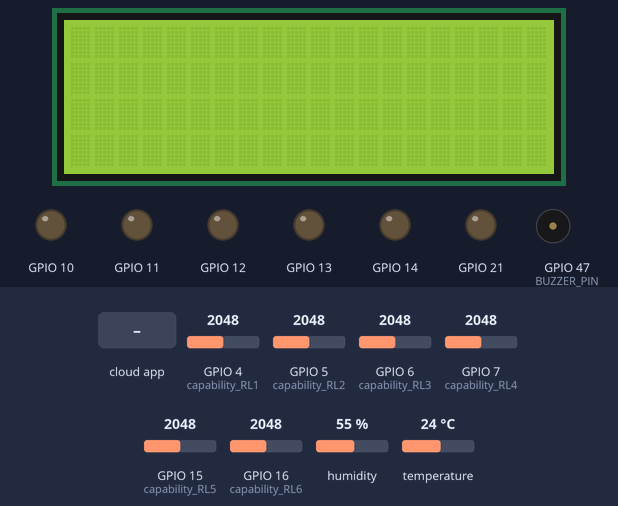
Recording of a program running on a simulated ESP32-S3. On the bench: 20×4 character LCD, output pins drawn as LEDs (lit = HIGH), buzzer (waves = sounding, pin HIGH). The test bench sets the inputs (shaded band); at power-on: GPIO 4 (capability_RL1) = 2048, GPIO 5 (capability_RL2) = 2048, GPIO 6 (capability_RL3) = 2048, GPIO 7 (capability_RL4) = 2048, GPIO 15 (capability_RL5) = 2048, GPIO 16 (capability_RL6) = 2048, humidity 55 %, temperature 24 °C. WiFi joins after 1.5 s; servers stay silent unless stated; EEPROM starts erased; the Firebase database answers and starts empty; what the program prints to the serial monitor is not drawn.

Above: at 3.7 s.
3.8 s: the phone or cloud app sets status to true
At 4.8 s:
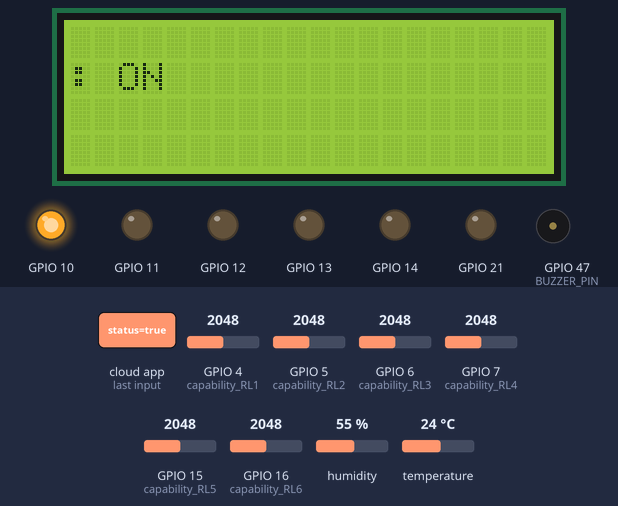
17.0 s: the phone or cloud app sets status to false
At 23.8 s:
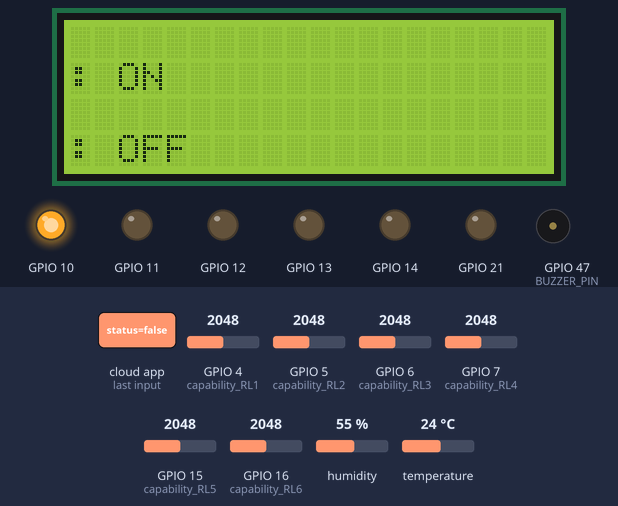
31.0 s: the phone or cloud app sets name to true
At 33.1 s:
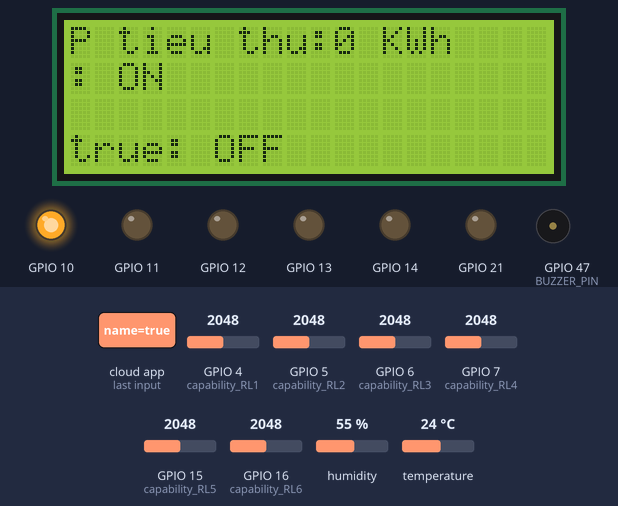
42.7 s: the phone or cloud app sets name to false
At 50.5 s:
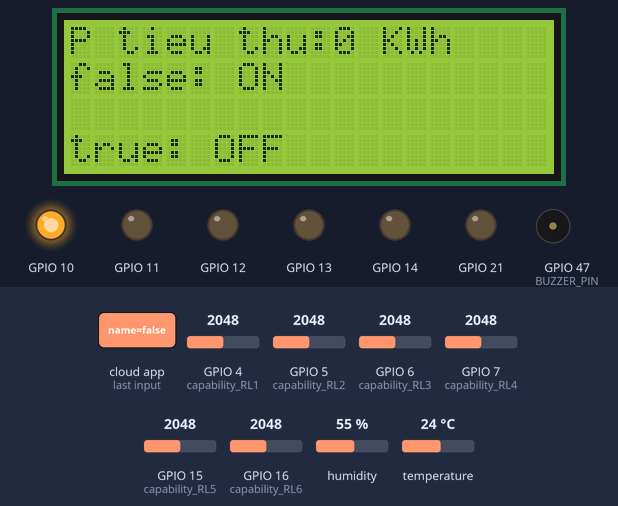
56.7 s: the phone or cloud app sets status to true
At 66.4 s:
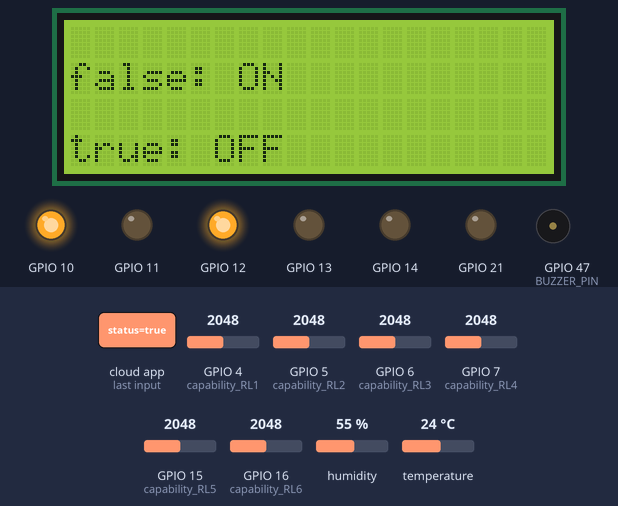
68.1 s: the phone or cloud app sets name to true
At 74.7 s:
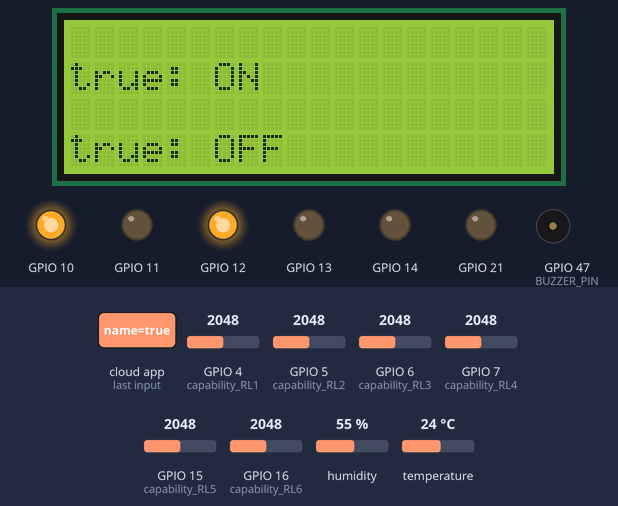
Timing chart, 0 to 76.2 s (numbered marks = the images above; inputs shaded):
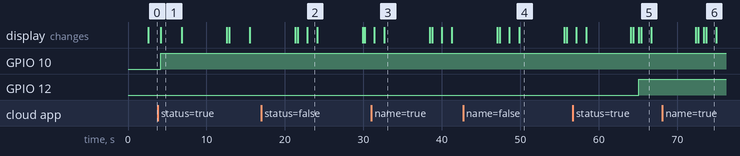

The program:

main.cpp
```cpp
#include <Arduino.h>
#include "EEPROM.h"
#include "WiFi.h"
#include "connectWiFi.h"
#include "Firebase.h"
#include "Infrared.h"
#include <Wire.h>
#include <LiquidCrystal_I2C.h>
#include <Filters.h>
int pin_SDA = 9;
int pin_SCL = 8;


char ssid[32];
char pass[32];
char quserid[32];
int capability_RL1 = 4;
int capability_RL2 = 5;
int capability_RL3 = 6;
int capability_RL4 = 7;
int capability_RL5 = 15;
int capability_RL6 = 16;
void setup() {
  Serial.begin(115200);
  // Serial2.begin(9600, SERIAL_8N1,16,17);
  Serial1.begin(9600, SERIAL_8N1,18,17);
  pinMode(capability_RL1,INPUT);
  pinMode(capability_RL2,INPUT);
  pinMode(capability_RL3,INPUT);
  pinMode(capability_RL4,INPUT);
  pinMode(capability_RL5,INPUT);
  pinMode(capability_RL6,INPUT);
  Wire.begin(pin_SDA, pin_SCL);
  // intitreadcapacity_Relay();
  WiFi.disconnect();
  delay(1000);
  EEPROM.begin(96);


  Serial.println("READING EEPROM SSID");
  if(EEPROM.read(0)!=0){
    strcpy(ssid,EEPROM.readString(0).c_str());
    strcpy(pass,EEPROM.readString(32).c_str());
    strcpy(quserid, EEPROM.readString(64).c_str());
  }
  WiFi.mode(WIFI_STA);
  WiFi.begin(ssid,pass);
  delay(1000);
  if(WiFi.waitForConnectResult()==WL_CONNECTED){
    Serial.println("CONNECTED");
    initLcd();
    initDHT(); //setup DHT temp
    for (int i = 10; i <= 14 ; i++)
    {
      pinMode(i, OUTPUT);
      pinMode(21, OUTPUT);
    }

    connectFirebase();

  }
  else{
    Serial.println("SETUPap");
    setupAP();
  }

  Serial.println();
  Serial.println("Waiting.");


  while ((WiFi.status() != WL_CONNECTED))
  {
    Serial.print(".");
    delay(100);
    server.handleClient();
  }

  // xTaskCreate(initInfrared,"Motion",8192,NULL,2,NULL);
}


void loop() {

  readTemp(quserid);
  TurnLight(quserid);
  readcapacity(quserid);
  // readcapacity_Relay(quserid);
}
```

Firebase.h
```cpp
#ifndef _Firebase_h_
#define _Firebase_h_

#define DHT11_PIN 38
#define DHTTYPE DHT11
#define BUZZER_PIN 47


#define API_KEY "AIzaSyCvcp70TewaKGHAGl0XMWsNsZiGRm_hVa4"

#define DATABASE_URL "https://iot-smart-home-a7c95-default-rtdb.asia-southeast1.firebasedatabase.app/"


void initLcd();
// void intitreadcapacity_Relay();
void connectFirebase();
void initDHT();
void readTemp(const char* quserid);
void TurnLight(const char * quserid);
void initMobus();
void readcapacity(const char* quserid);
// void readcapacity_Relay(const char* quserid);

#endif 
```

Infrared.h
```cpp
// #define timeSeconds 10
// #include "Arduino.h"
// // Set GPIOs for LED and PIR Motion Sensor
// const int led = 2;
// const int motionSensor = 34;

// // Timer: Auxiliary variables
// unsigned long now = millis();
// unsigned long lastTrigger = 0;
// boolean startTimer = false;

// // Checks if motion was detected, sets LED HIGH and starts a timer
// void IRAM_ATTR detectsMovement() {
//   Serial.println("MOTION DETECTED!!!");
//   digitalWrite(led, HIGH);
//   startTimer = true;
//   lastTrigger = millis();
// }

// void initInfrared(void *param)
// {
//   pinMode(motionSensor, INPUT);
//   int stateMotion=0;
//   while(1){
//     stateMotion = digitalRead(motionSensor);
//     //Serial.println(stateMotion);
//     if(stateMotion){
//       Serial.println("MOTION DETECTED!!!");
//       digitalWrite(led, HIGH);
//       delay(5000);
//       digitalWrite(led, LOW);
//       Serial.println("Stopped motion");
//     }

//     vTaskDelay(100);
//   }
//   /* pinMode(motionSensor, INPUT_PULLUP);
//   // Set motionSensor pin as interrupt, assign interrupt function and set RISING mode
//   attachInterrupt(digitalPinToInterrupt(motionSensor), detectsMovement, RISING);
//   // Set LED to LOW
//   //pinMode(led, OUTPUT);
//   digitalWrite(led, LOW); */

// }

// void runInfrared() {
//   // Current time
//    now = millis();
//   // Turn off the LED after the number of seconds defined in the timeSeconds variable
//   if(startTimer && (now - lastTrigger > (timeSeconds*1000))) {
//     Serial.println("Motion stopped...");
//     digitalWrite(led, LOW);
//     startTimer = false;
//   }

// }
```

connectWiFi.h
```cpp
#include "WiFi.h"
#include "EEPROM.h"
#include "WebServer.h"
#define BUZZER_PIN 47

WebServer server(80);
String content;
String st;
int statusCode;


void createWebServer(void);
void setupAP(void);
void launchWeb(void);

void launchWeb()
{
  Serial.println("");
  if (WiFi.status() == WL_CONNECTED)
    Serial.println("WiFi connected");
    Serial.print("Local IP: ");
    Serial.println(WiFi.localIP());
    Serial.print("SoftAP IP: ");
    Serial.println(WiFi.softAPIP());
    createWebServer();
    // Start the server
    server.begin();
    Serial.println("Server started");
}


void setupAP(void)
{
  WiFi.mode(WIFI_STA);
  WiFi.disconnect();
  delay(100);
  int n = WiFi.scanNetworks();
  Serial.println("scan done");
  if (n == 0)
    Serial.println("no networks found");
  else
  {
    Serial.print(n);
    Serial.println(" networks found");
    for (int i = 0; i < n; ++i)
    {
      // Print SSID and RSSI for each network found
      Serial.print(i + 1);
      Serial.print(": ");
      Serial.print(WiFi.SSID(i));
      Serial.print(" (");
      Serial.print(WiFi.RSSI(i));
      Serial.print(")");
      Serial.println((WiFi.encryptionType(i) == WIFI_AUTH_OPEN) ? " " : "*");
      delay(10);
    }
  }
  Serial.println("");
  st = "<ol>";
  for (int i = 0; i < n; ++i)
  {
    // Print SSID and RSSI for each network found
    st += "<li>";
    st += WiFi.SSID(i);
    st += " (";
    st += WiFi.RSSI(i);

    st += ")";
    st += (WiFi.encryptionType(i) == WIFI_AUTH_OPEN) ? " " : "*";
    st += "</li>";
  }
  st += "</ol>";
  delay(100);
  WiFi.softAP("SmartHome", "");
  Serial.println("softap");
  launchWeb();
  Serial.println("over");
}


void createWebServer()
{
 {
    server.on("/", []() {

      IPAddress ip = WiFi.softAPIP();
      String ipStr = String(ip[0]) + '.' + String(ip[1]) + '.' + String(ip[2]) + '.' + String(ip[3]);
      content = "<!DOCTYPE HTML>\r\n<html>Hello from ESP8266 at ";
      content += "<form action=\"/scan\" method=\"POST\"><input type=\"submit\" value=\"scan\"></form>";
      content += ipStr;
      content += "<p>";
      content += st;
      content += "</p><form method='get' action='post'><label>SSID: </label><input name='ssid' length=32><input name='pass' length=64><input type='submit'></form>";
      content += "</html>";
      server.send(200, "text/html", content);
    });
    server.on("/scan", []() {
      //setupAP();
      IPAddress ip = WiFi.softAPIP();
      String ipStr = String(ip[0]) + '.' + String(ip[1]) + '.' + String(ip[2]) + '.' + String(ip[3]);

      content = "<!DOCTYPE HTML>\r\n<html>go back";
      server.send(200, "text/html", content);
    });

    server.on("/post", []() {
      String qsid = server.arg("ssid");
      String qpass = server.arg("pass");
      String quserid=server.arg("userid");
      if (qsid.length() > 0 && qpass.length() > 0 && quserid.length() > 0) {
        Serial.println("clearing eeprom");

        pinMode(BUZZER_PIN, OUTPUT);
        digitalWrite(BUZZER_PIN, HIGH); // turn on
        delay (3000);
        digitalWrite(BUZZER_PIN, LOW);

        for (int i = 0; i < 96; ++i)
          EEPROM.write(i, 0);

        Serial.println(qsid);
        Serial.println("");
        Serial.println(qpass);
        Serial.println("");
        Serial.println(quserid);
        Serial.println("");

        Serial.println("writing eeprom ssid:");
        for (int i = 0; i < qsid.length(); ++i)
        {
          EEPROM.write(i,qsid[i]);
          Serial.print("Wrote: ");
          Serial.println(qsid[i]);
        }
        Serial.println("writing eeprom pass:");
        for (int i = 0; i < qpass.length(); ++i)
        {
          EEPROM.write(32+i,qpass[i]);
          Serial.print("Wrote: ");
          Serial.println(qpass[i]);
        }
        Serial.println("writing eeprom userid:");
        for (int i = 0; i < quserid.length(); ++i)
        {
          EEPROM.write(64+i,quserid[i]);
          Serial.print("Wrote: ");
          Serial.println(quserid[i]);
        }
        EEPROM.commit();

        content = "{\"Success\":\"saved to eeprom... reset to boot into new wifi\"}";
        statusCode = 200;
        ESP.restart();
      } else {
        content = "{\"Error\":\"404 not found\"}";
        statusCode = 404;
        Serial.println("Sending 404");
      }
      server.sendHeader("Access-Control-Allow-Origin", "*");
      server.send(statusCode, "application/json", content);

    });
  }
}
```

tes.c
```cpp
// # hello testFeature
```

Source omitted: Firebase.cpp (20894 bytes)

Measured:
- after the input at 3.8 s, GPIO 10: LOW → HIGH after 0.40 s; the display: changes after 0.40 s (image 1)
- after the input at 17.0 s, the display: first differs from a run without the input after 5.8 s (image 2)
- after the input at 31.0 s, the display: first changes after 0.41 s (image 3 shows a later state)
- after the input at 42.7 s, the display: first differs from a run without the input after 4.7 s (image 4 shows a later state)
- after the input at 56.7 s, GPIO 12: LOW → HIGH after 8.4 s
- after the input at 68.1 s, the display: first differs from a run without the input after 4.5 s (image 6 shows a later state)
- what the display in image 1 shows lasts 2.6 s, from 4.2 s to 6.8 s
